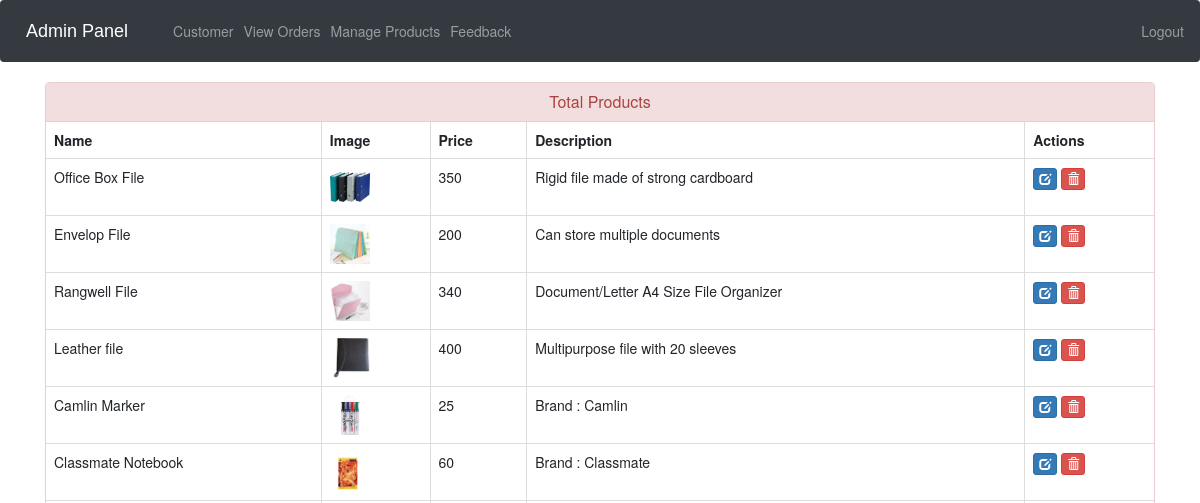
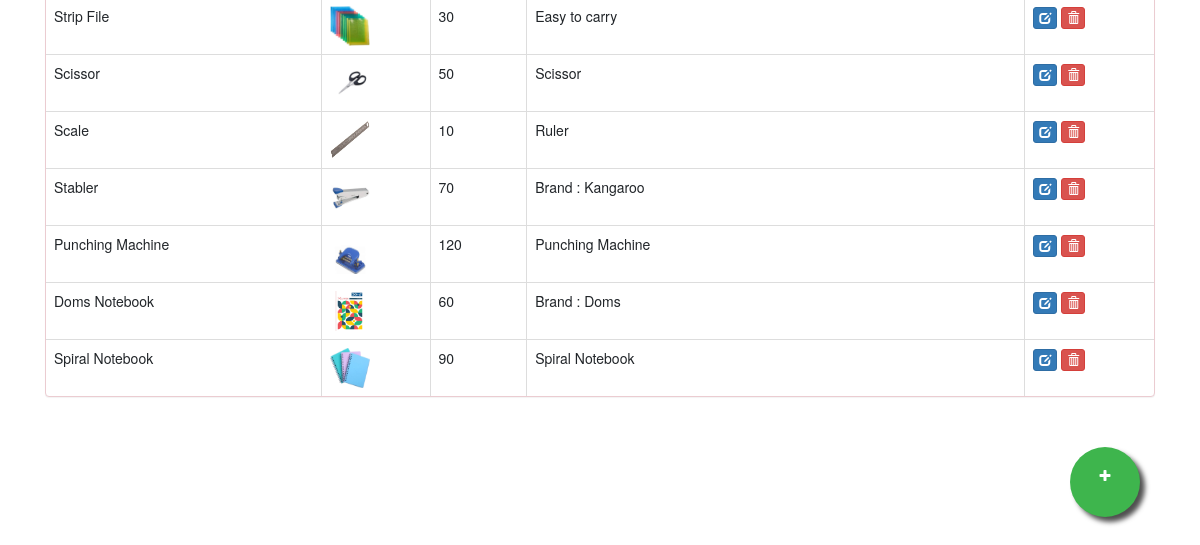
The app's page /admin-products (signed in), older data (2 pictures, top to bottom).
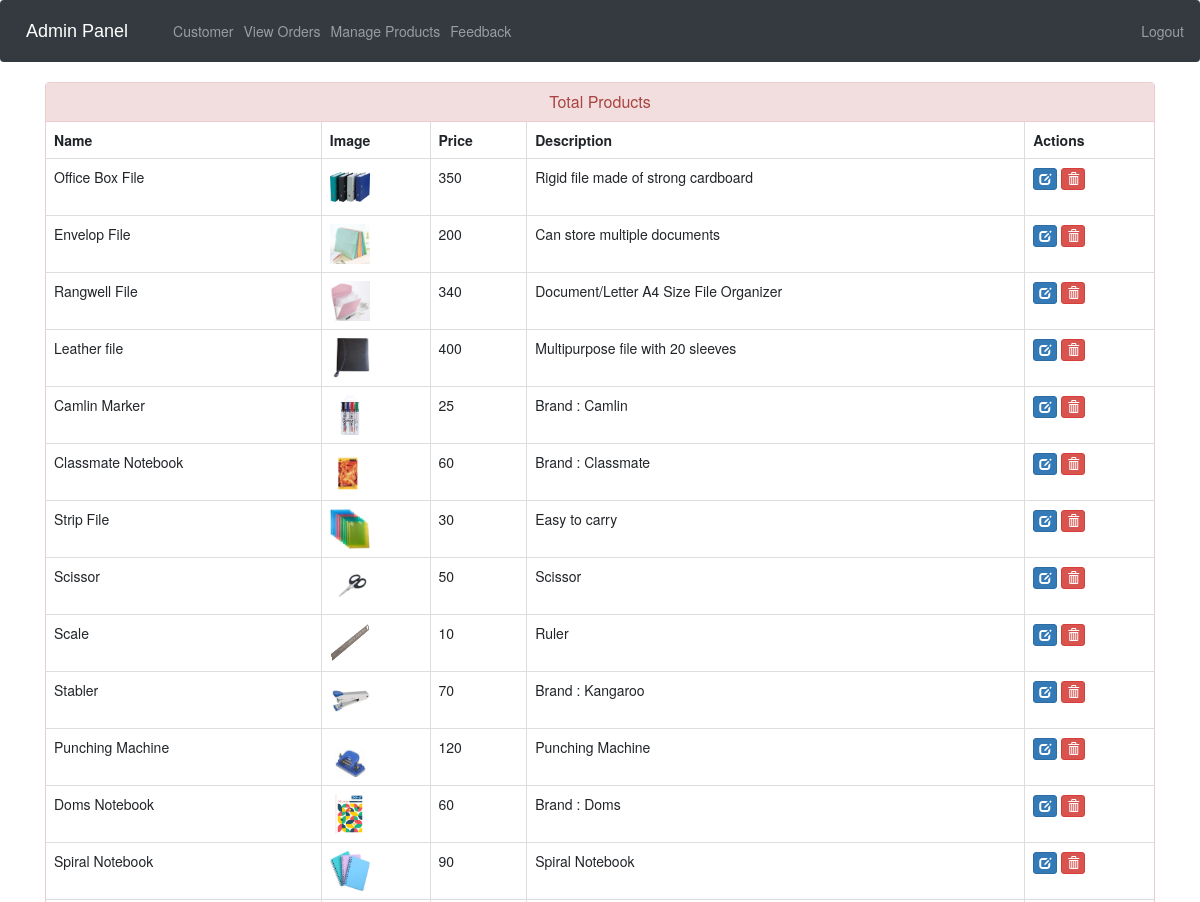
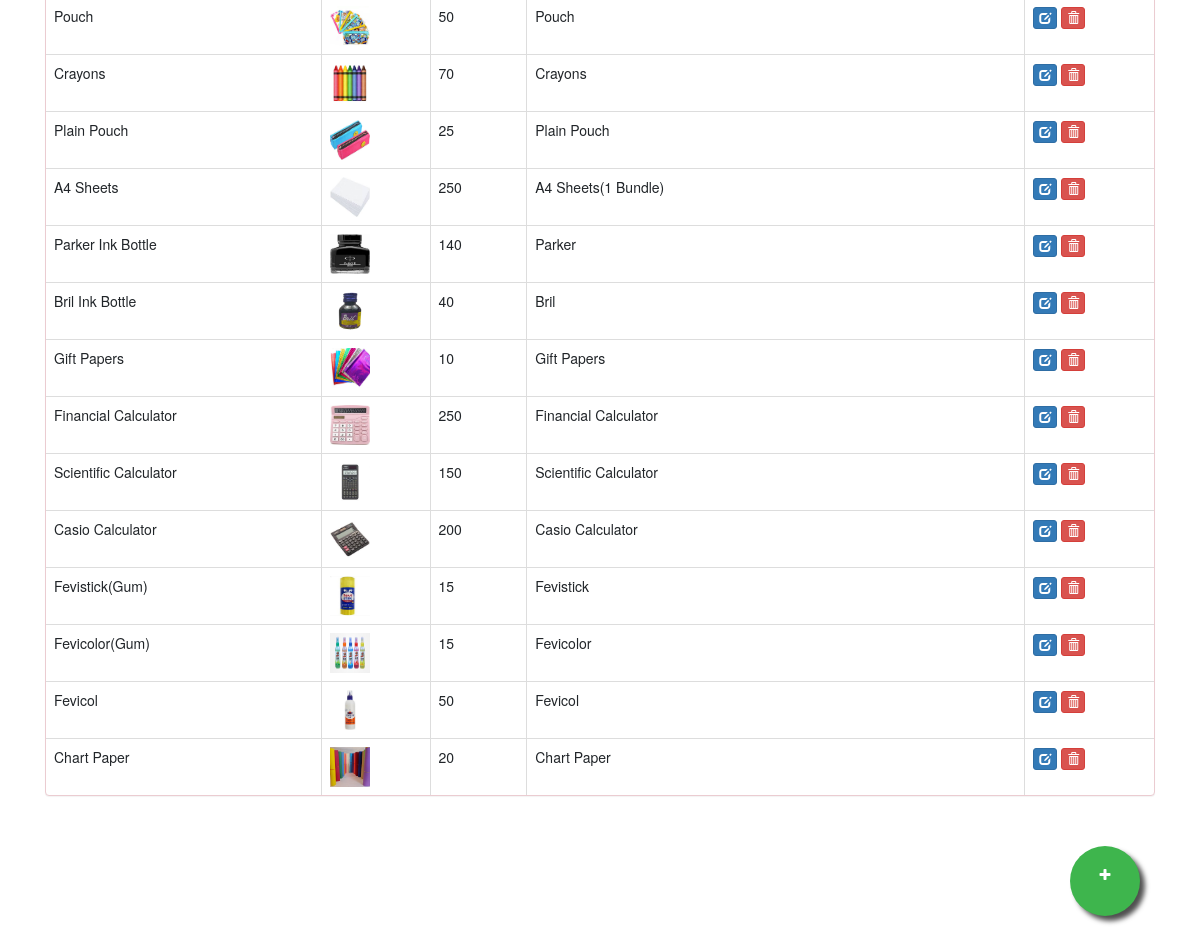
The same page, newer data (2 pictures, top to bottom).
### ecom/models.py (models this page shows, shortened)
class Product(models.Model):
    name=models.CharField(max_length=40)
    product_image= models.ImageField(upload_to='product_image/',null=True,blank=True)
    price = models.PositiveIntegerField()
    description=models.CharField(max_length=40)

### ecom/views.py (the view)
# urls.py: path('admin-products', views.admin_products_view,name='admin-products'),
@login_required(login_url='adminlogin')
def admin_products_view(request):
    products=models.Product.objects.all()
    return render(request,'ecom/admin_products.html',{'products':products})

### templates/ecom/admin_products.html (shortened to what this page needs)
{% extends 'ecom/admin_base.html' %}
{% load static %}
{% block content %}
<head>
  <link href="//netdna.bootstrapcdn.com/bootstrap/3.0.0/css/bootstrap.min.css" rel="stylesheet" id="bootstrap-css">
</head>
<div class="container">
  <div class="panel panel-danger">
    <div class="panel-heading">
      <h6 class="panel-title">Total Products</h6>
    </div>
    <table class="table table-hover table-bordered" id="dev-table">
      <thead>
        <tr>
          <th>Name</th>
          <th>Image</th>
          <th>Price</th>
          <th>Description</th>
          <th>Actions</th>
        </tr>
      </thead>
      {% for p in products %}
  {% if p %}
      <tr>
        <td> {{p.name}}</td>
        <td> <img src="{% static p.product_image.url %}" alt="Profile Pic" height="40px" width="40px" /></td>
        <td>{{p.price}}</td>
        <td>{{p.description}}</td>
        <td><a class="btn btn-primary btn-xs" href="{% url 'update-product' p.id  %}"><span class="glyphicon glyphicon-edit"></span></a>
          <a class="btn btn-danger btn-xs" href="{% url 'delete-product' p.id  %}"><span class="glyphicon glyphicon-trash"></span></a></td>
      </tr>
      {%else%}
      <br><br><br>
      <h1>No Products!!</h1>
      {% endif %}
      {% endfor %}
    </table>
  </div>
</div>
<a href="/admin-add-product" class="float">
<i class="fa fa-plus my-float"></i>
</a>
{% endblock content %}

Row changes from the older to the newer data that the page shows:
added Product: name "Pouch", product_image (picture), price "50", description "Pouch"
added Product: name "Crayons", product_image (picture), price "70", description "Crayons"
added Product: name "Plain Pouch", product_image (picture), price "25", description "Plain Pouch"
added Product: name "A4 Sheets", product_image (picture), price "250", description "A4 Sheets(1 Bundle)"
added Product: name "Parker Ink Bottle", product_image (picture), price "140", description "Parker"
added Product: name "Bril Ink Bottle", product_image (picture), price "40", description "Bril"
added Product: name "Gift Papers", product_image (picture), price "10", description "Gift Papers"
added Product: name "Financial Calculator", product_image (picture), price "250", description "Financial Calculator"
added Product: name "Scientific Calculator", product_image (picture), price "150", description "Scientific Calculator"
added Product: name "Casio Calculator", product_image (picture), price "200", description "Casio Calculator"
added Product: name "Fevistick(Gum)", product_image (picture), price "15", description "Fevistick"
added Product: name "Fevicolor(Gum)", product_image (picture), price "15", description "Fevicolor"
added Product: name "Fevicol", product_image (picture), price "50", description "Fevicol"
added Product: name "Chart Paper", product_image (picture), price "20", description "Chart Paper"
